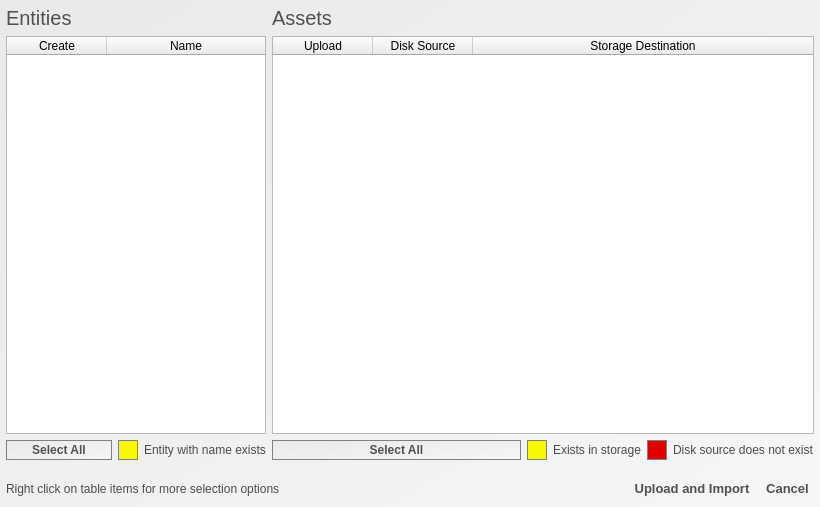
<?xml version="1.0" encoding="UTF-8"?>
<ui version="4.0">
 <class>RocketStorageSceneImportWidget</class>
 <widget class="QWidget" name="RocketStorageSceneImportWidget">
  <property name="geometry">
   <rect>
    <x>0</x>
    <y>0</y>
    <width>820</width>
    <height>507</height>
   </rect>
  </property>
  <property name="windowTitle">
   <string>Scene Importer</string>
  </property>
  <property name="windowIcon">
   <iconset resource="RocketPlugin.qrc">
    <normaloff>:/images/icon-box.png</normaloff>:/images/icon-box.png</iconset>
  </property>
  <property name="styleSheet">
   <string notr="true">QWidget#RocketStorageSceneImportWidget {
	background-color: qlineargradient(spread:pad, x1:0, y1:0, x2:1, y2:1, stop:0 rgba(232, 234, 233, 255), stop:1 rgba(245, 246, 247, 255));
}

QLabel {
	font: 13px &quot;Arial&quot;;
	color: rgb(75, 75, 75);
}

QLabel#labelEntities, #labelAssets {
	color: rgb(80, 80, 80);
	font-family: &quot;Arial&quot;;
	font-size: 20px;
}

QPushButton#buttonImport, #buttonCancel {
	background-color: transparent;
	color: rgb(80, 80, 80);
	border: 1px solid grey;
	border: 0px;
	border-radius: 3px;
	font-family: &quot;Arial&quot;;
	font-size: 13px;
	font-weight: bold;
	min-height: 25px;
	padding-left: 5px;
	padding-right: 5px;
}

QPushButton#buttonImport::hover, #buttonCancel::hover {
	background-color: qlineargradient(spread:pad, x1:0, y1:0, x2:1, y2:1, stop:0 rgba(232, 234, 233, 255), stop:1 rgba(225, 226, 227, 255));
	color: rgb(60, 60, 60);
	border: 1px solid grey;
}

QPushButton#buttonImport::pressed, #buttonCancel::pressed {
	background-color: rgba(200, 200, 200);
	border: 1px solid grey;
}

QPushButton#buttonEntToggleSelection, #buttonAssetToggleSelection {
	background-color: qlineargradient(spread:pad, x1:0, y1:0, x2:1, y2:1, stop:0 rgba(232, 234, 233, 255), stop:1 rgba(245, 246, 247, 255));
	color: rgb(80, 80, 80);
	border: 1px solid grey;
	font-family: &quot;Arial&quot;;
	font-size: 12px;
	font-weight: bold;
	min-height: 18px;
	max-height: 18px;
}

QPushButton#buttonEntToggleSelection::hover, #buttonAssetToggleSelection::hover {
	background-color: qlineargradient(spread:pad, x1:0, y1:0, x2:1, y2:1, stop:0 rgba(232, 234, 233, 255), stop:1 rgba(225, 226, 227, 255));
	color: rgb(60, 60, 60);
}

QPushButton#buttonEntToggleSelection::pressed, #buttonAssetToggleSelection::pressed {
	background-color: rgba(200, 200, 200);
}

QPushButton#buttonMaximize, #buttonMaximize::hover, #buttonMaximize::pressed {
	border: 0px;
}

QLabel#labelEntitiesYellow, #labelAssetsYellow {
	border: 1px solid grey;
	background-color: rgb(248, 248, 0);
}

QLabel#labelAssetsRed {
	border: 1px solid grey;
	background-color: rgb(225, 0, 0);
}

QCheckBox::indicator:unchecked {
	image: url(:/images/icon-unchecked.png);
 }

QCheckBox::indicator:checked {
	image: url(:/images/icon-checked.png);
 }</string>
  </property>
  <layout class="QVBoxLayout" name="verticalLayout">
   <property name="margin">
    <number>6</number>
   </property>
   <item>
    <layout class="QHBoxLayout" name="horizontalLayout">
     <item>
      <layout class="QVBoxLayout" name="layoutEntities">
       <item>
        <widget class="QLabel" name="labelEntities">
         <property name="text">
          <string>Entities</string>
         </property>
        </widget>
       </item>
       <item>
        <widget class="QTableWidget" name="entities">
         <property name="sizePolicy">
          <sizepolicy hsizetype="Fixed" vsizetype="Expanding">
           <horstretch>0</horstretch>
           <verstretch>0</verstretch>
          </sizepolicy>
         </property>
         <property name="minimumSize">
          <size>
           <width>260</width>
           <height>0</height>
          </size>
         </property>
         <property name="selectionMode">
          <enum>QAbstractItemView::NoSelection</enum>
         </property>
         <property name="showGrid">
          <bool>false</bool>
         </property>
         <property name="cornerButtonEnabled">
          <bool>false</bool>
         </property>
         <attribute name="horizontalHeaderStretchLastSection">
          <bool>true</bool>
         </attribute>
         <attribute name="verticalHeaderVisible">
          <bool>false</bool>
         </attribute>
         <attribute name="verticalHeaderDefaultSectionSize">
          <number>20</number>
         </attribute>
         <column>
          <property name="text">
           <string>Create</string>
          </property>
         </column>
         <column>
          <property name="text">
           <string>Name</string>
          </property>
         </column>
        </widget>
       </item>
       <item>
        <layout class="QHBoxLayout" name="horizontalLayout_3">
         <item>
          <widget class="QPushButton" name="buttonEntToggleSelection">
           <property name="text">
            <string>Select All</string>
           </property>
           <property name="icon">
            <iconset resource="RocketPlugin.qrc">
             <normaloff>:/images/icon-unchecked.png</normaloff>:/images/icon-unchecked.png</iconset>
           </property>
           <property name="iconSize">
            <size>
             <width>12</width>
             <height>12</height>
            </size>
           </property>
          </widget>
         </item>
         <item>
          <widget class="QLabel" name="labelEntitiesYellow">
           <property name="minimumSize">
            <size>
             <width>20</width>
             <height>20</height>
            </size>
           </property>
           <property name="maximumSize">
            <size>
             <width>20</width>
             <height>20</height>
            </size>
           </property>
           <property name="toolTip">
            <string>&lt;!DOCTYPE HTML PUBLIC &quot;-//W3C//DTD HTML 4.0//EN&quot; &quot;http://www.w3.org/TR/REC-html40/strict.dtd&quot;&gt;
&lt;html&gt;&lt;head&gt;&lt;meta name=&quot;qrichtext&quot; content=&quot;1&quot; /&gt;&lt;style type=&quot;text/css&quot;&gt;
p, li { white-space: pre-wrap; }
&lt;/style&gt;&lt;/head&gt;&lt;body style=&quot; font-family:'MS Shell Dlg 2'; font-size:8.25pt; font-weight:400; font-style:normal;&quot;&gt;
&lt;p style=&quot; margin-top:0px; margin-bottom:0px; margin-left:0px; margin-right:0px; -qt-block-indent:0; text-indent:0px;&quot;&gt;&lt;span style=&quot; font-size:8pt;&quot;&gt;If a entity line is marked yellow, it means a entity with the same name already exists in the scene. You can still check the create box for it, but note that this will create a new entity and not replace the current one.&lt;/span&gt;&lt;/p&gt;&lt;/body&gt;&lt;/html&gt;</string>
           </property>
           <property name="text">
            <string/>
           </property>
          </widget>
         </item>
         <item>
          <widget class="QLabel" name="labelLegExists">
           <property name="toolTip">
            <string>&lt;!DOCTYPE HTML PUBLIC &quot;-//W3C//DTD HTML 4.0//EN&quot; &quot;http://www.w3.org/TR/REC-html40/strict.dtd&quot;&gt;
&lt;html&gt;&lt;head&gt;&lt;meta name=&quot;qrichtext&quot; content=&quot;1&quot; /&gt;&lt;style type=&quot;text/css&quot;&gt;
p, li { white-space: pre-wrap; }
&lt;/style&gt;&lt;/head&gt;&lt;body style=&quot; font-family:'MS Shell Dlg 2'; font-size:8.25pt; font-weight:400; font-style:normal;&quot;&gt;
&lt;p style=&quot; margin-top:0px; margin-bottom:0px; margin-left:0px; margin-right:0px; -qt-block-indent:0; text-indent:0px;&quot;&gt;&lt;span style=&quot; font-size:8pt;&quot;&gt;If a entity line is marked yellow, it means a entity with the same name already exists in the scene. You can still check the create box for it, but note that this will create a new entity and not replace the current one.&lt;/span&gt;&lt;/p&gt;&lt;/body&gt;&lt;/html&gt;</string>
           </property>
           <property name="text">
            <string>Entity with name exists</string>
           </property>
          </widget>
         </item>
        </layout>
       </item>
      </layout>
     </item>
     <item>
      <layout class="QVBoxLayout" name="layoutAssets">
       <item>
        <layout class="QHBoxLayout" name="horizontalLayout_5">
         <item>
          <widget class="QLabel" name="labelAssets">
           <property name="text">
            <string>Assets</string>
           </property>
          </widget>
         </item>
         <item>
          <widget class="QPushButton" name="buttonMaximize">
           <property name="sizePolicy">
            <sizepolicy hsizetype="Fixed" vsizetype="Fixed">
             <horstretch>0</horstretch>
             <verstretch>0</verstretch>
            </sizepolicy>
           </property>
           <property name="minimumSize">
            <size>
             <width>20</width>
             <height>20</height>
            </size>
           </property>
           <property name="maximumSize">
            <size>
             <width>20</width>
             <height>20</height>
            </size>
           </property>
           <property name="toolTip">
            <string>Maximize</string>
           </property>
           <property name="text">
            <string/>
           </property>
           <property name="icon">
            <iconset resource="RocketPlugin.qrc">
             <normaloff>:/images/icon-maximize.png</normaloff>:/images/icon-maximize.png</iconset>
           </property>
           <property name="iconSize">
            <size>
             <width>16</width>
             <height>16</height>
            </size>
           </property>
           <property name="checkable">
            <bool>true</bool>
           </property>
           <property name="flat">
            <bool>true</bool>
           </property>
          </widget>
         </item>
        </layout>
       </item>
       <item>
        <widget class="QTableWidget" name="assets">
         <property name="selectionMode">
          <enum>QAbstractItemView::NoSelection</enum>
         </property>
         <property name="showGrid">
          <bool>false</bool>
         </property>
         <property name="cornerButtonEnabled">
          <bool>false</bool>
         </property>
         <attribute name="horizontalHeaderVisible">
          <bool>true</bool>
         </attribute>
         <attribute name="horizontalHeaderStretchLastSection">
          <bool>true</bool>
         </attribute>
         <attribute name="verticalHeaderVisible">
          <bool>false</bool>
         </attribute>
         <attribute name="verticalHeaderDefaultSectionSize">
          <number>20</number>
         </attribute>
         <column>
          <property name="text">
           <string>Upload</string>
          </property>
         </column>
         <column>
          <property name="text">
           <string>Disk Source</string>
          </property>
         </column>
         <column>
          <property name="text">
           <string>Storage Destination</string>
          </property>
         </column>
        </widget>
       </item>
       <item>
        <layout class="QHBoxLayout" name="horizontalLayout_4">
         <item>
          <widget class="QPushButton" name="buttonAssetToggleSelection">
           <property name="sizePolicy">
            <sizepolicy hsizetype="Expanding" vsizetype="Fixed">
             <horstretch>0</horstretch>
             <verstretch>0</verstretch>
            </sizepolicy>
           </property>
           <property name="text">
            <string>Select All</string>
           </property>
           <property name="icon">
            <iconset resource="RocketPlugin.qrc">
             <normaloff>:/images/icon-unchecked.png</normaloff>:/images/icon-unchecked.png</iconset>
           </property>
           <property name="iconSize">
            <size>
             <width>12</width>
             <height>12</height>
            </size>
           </property>
          </widget>
         </item>
         <item>
          <widget class="QLabel" name="labelAssetsYellow">
           <property name="minimumSize">
            <size>
             <width>20</width>
             <height>20</height>
            </size>
           </property>
           <property name="maximumSize">
            <size>
             <width>20</width>
             <height>20</height>
            </size>
           </property>
           <property name="toolTip">
            <string>&lt;!DOCTYPE HTML PUBLIC &quot;-//W3C//DTD HTML 4.0//EN&quot; &quot;http://www.w3.org/TR/REC-html40/strict.dtd&quot;&gt;
&lt;html&gt;&lt;head&gt;&lt;meta name=&quot;qrichtext&quot; content=&quot;1&quot; /&gt;&lt;style type=&quot;text/css&quot;&gt;
p, li { white-space: pre-wrap; }
&lt;/style&gt;&lt;/head&gt;&lt;body style=&quot; font-family:'MS Shell Dlg 2'; font-size:8.25pt; font-weight:400; font-style:normal;&quot;&gt;
&lt;p style=&quot; margin-top:0px; margin-bottom:0px; margin-left:0px; margin-right:0px; -qt-block-indent:0; text-indent:0px;&quot;&gt;&lt;span style=&quot; font-size:8pt;&quot;&gt;If a asset line is marked yellow, it means there is already a file &lt;/span&gt;&lt;/p&gt;
&lt;p style=&quot; margin-top:0px; margin-bottom:0px; margin-left:0px; margin-right:0px; -qt-block-indent:0; text-indent:0px;&quot;&gt;&lt;span style=&quot; font-size:8pt;&quot;&gt;with that name in the storage. These items are still selected &lt;/span&gt;&lt;/p&gt;
&lt;p style=&quot; margin-top:0px; margin-bottom:0px; margin-left:0px; margin-right:0px; -qt-block-indent:0; text-indent:0px;&quot;&gt;&lt;span style=&quot; font-size:8pt;&quot;&gt;for upload, the color is there to inform you that the storage file will be overwritten.&lt;/span&gt;&lt;/p&gt;&lt;/body&gt;&lt;/html&gt;</string>
           </property>
           <property name="text">
            <string/>
           </property>
          </widget>
         </item>
         <item>
          <widget class="QLabel" name="labelLegExistsInStorage">
           <property name="sizePolicy">
            <sizepolicy hsizetype="Fixed" vsizetype="Preferred">
             <horstretch>0</horstretch>
             <verstretch>0</verstretch>
            </sizepolicy>
           </property>
           <property name="toolTip">
            <string>&lt;!DOCTYPE HTML PUBLIC &quot;-//W3C//DTD HTML 4.0//EN&quot; &quot;http://www.w3.org/TR/REC-html40/strict.dtd&quot;&gt;
&lt;html&gt;&lt;head&gt;&lt;meta name=&quot;qrichtext&quot; content=&quot;1&quot; /&gt;&lt;style type=&quot;text/css&quot;&gt;
p, li { white-space: pre-wrap; }
&lt;/style&gt;&lt;/head&gt;&lt;body style=&quot; font-family:'MS Shell Dlg 2'; font-size:8.25pt; font-weight:400; font-style:normal;&quot;&gt;
&lt;p style=&quot; margin-top:0px; margin-bottom:0px; margin-left:0px; margin-right:0px; -qt-block-indent:0; text-indent:0px;&quot;&gt;&lt;span style=&quot; font-size:8pt;&quot;&gt;If a asset line is marked yellow, it means there is already a file &lt;/span&gt;&lt;/p&gt;
&lt;p style=&quot; margin-top:0px; margin-bottom:0px; margin-left:0px; margin-right:0px; -qt-block-indent:0; text-indent:0px;&quot;&gt;&lt;span style=&quot; font-size:8pt;&quot;&gt;with that name in the storage. These items are still selected &lt;/span&gt;&lt;/p&gt;
&lt;p style=&quot; margin-top:0px; margin-bottom:0px; margin-left:0px; margin-right:0px; -qt-block-indent:0; text-indent:0px;&quot;&gt;&lt;span style=&quot; font-size:8pt;&quot;&gt;for upload, the color is there to inform you that the storage file will be overwritten.&lt;/span&gt;&lt;/p&gt;&lt;/body&gt;&lt;/html&gt;</string>
           </property>
           <property name="text">
            <string>Exists in storage</string>
           </property>
          </widget>
         </item>
         <item>
          <widget class="QLabel" name="labelAssetsRed">
           <property name="minimumSize">
            <size>
             <width>20</width>
             <height>20</height>
            </size>
           </property>
           <property name="maximumSize">
            <size>
             <width>20</width>
             <height>20</height>
            </size>
           </property>
           <property name="toolTip">
            <string>&lt;!DOCTYPE HTML PUBLIC &quot;-//W3C//DTD HTML 4.0//EN&quot; &quot;http://www.w3.org/TR/REC-html40/strict.dtd&quot;&gt;
&lt;html&gt;&lt;head&gt;&lt;meta name=&quot;qrichtext&quot; content=&quot;1&quot; /&gt;&lt;style type=&quot;text/css&quot;&gt;
p, li { white-space: pre-wrap; }
&lt;/style&gt;&lt;/head&gt;&lt;body style=&quot; font-family:'MS Shell Dlg 2'; font-size:8.25pt; font-weight:400; font-style:normal;&quot;&gt;
&lt;p style=&quot; margin-top:0px; margin-bottom:0px; margin-left:0px; margin-right:0px; -qt-block-indent:0; text-indent:0px;&quot;&gt;&lt;span style=&quot; font-size:8pt;&quot;&gt;If a asset line is marked yellow, it means there is already a &lt;/span&gt;&lt;/p&gt;
&lt;p style=&quot; margin-top:0px; margin-bottom:0px; margin-left:0px; margin-right:0px; -qt-block-indent:0; text-indent:0px;&quot;&gt;&lt;span style=&quot; font-size:8pt;&quot;&gt;file with that name in the storage. These items are still selected &lt;/span&gt;&lt;/p&gt;
&lt;p style=&quot; margin-top:0px; margin-bottom:0px; margin-left:0px; margin-right:0px; -qt-block-indent:0; text-indent:0px;&quot;&gt;&lt;span style=&quot; font-size:8pt;&quot;&gt;for upload, the color is there to inform you that the storage file will be overwritten.&lt;/span&gt;&lt;/p&gt;&lt;/body&gt;&lt;/html&gt;</string>
           </property>
           <property name="text">
            <string/>
           </property>
          </widget>
         </item>
         <item>
          <widget class="QLabel" name="labelLegNotExist">
           <property name="toolTip">
            <string>&lt;!DOCTYPE HTML PUBLIC &quot;-//W3C//DTD HTML 4.0//EN&quot; &quot;http://www.w3.org/TR/REC-html40/strict.dtd&quot;&gt;
&lt;html&gt;&lt;head&gt;&lt;meta name=&quot;qrichtext&quot; content=&quot;1&quot; /&gt;&lt;style type=&quot;text/css&quot;&gt;
p, li { white-space: pre-wrap; }
&lt;/style&gt;&lt;/head&gt;&lt;body style=&quot; font-family:'MS Shell Dlg 2'; font-size:8.25pt; font-weight:400; font-style:normal;&quot;&gt;
&lt;p style=&quot; margin-top:0px; margin-bottom:0px; margin-left:0px; margin-right:0px; -qt-block-indent:0; text-indent:0px;&quot;&gt;&lt;span style=&quot; font-size:8pt;&quot;&gt;If a asset line is marked yellow, it means there is already a &lt;/span&gt;&lt;/p&gt;
&lt;p style=&quot; margin-top:0px; margin-bottom:0px; margin-left:0px; margin-right:0px; -qt-block-indent:0; text-indent:0px;&quot;&gt;&lt;span style=&quot; font-size:8pt;&quot;&gt;file with that name in the storage. These items are still selected &lt;/span&gt;&lt;/p&gt;
&lt;p style=&quot; margin-top:0px; margin-bottom:0px; margin-left:0px; margin-right:0px; -qt-block-indent:0; text-indent:0px;&quot;&gt;&lt;span style=&quot; font-size:8pt;&quot;&gt;for upload, the color is there to inform you that the storage file will be overwritten.&lt;/span&gt;&lt;/p&gt;&lt;/body&gt;&lt;/html&gt;</string>
           </property>
           <property name="text">
            <string>Disk source does not exist</string>
           </property>
          </widget>
         </item>
        </layout>
       </item>
      </layout>
     </item>
    </layout>
   </item>
   <item>
    <spacer name="verticalSpacer">
     <property name="orientation">
      <enum>Qt::Vertical</enum>
     </property>
     <property name="sizeType">
      <enum>QSizePolicy::Fixed</enum>
     </property>
     <property name="sizeHint" stdset="0">
      <size>
       <width>1</width>
       <height>10</height>
      </size>
     </property>
    </spacer>
   </item>
   <item>
    <layout class="QHBoxLayout" name="horizontalLayout_2">
     <property name="topMargin">
      <number>0</number>
     </property>
     <item>
      <widget class="QLabel" name="label">
       <property name="text">
        <string>Right click on table items for more selection options</string>
       </property>
      </widget>
     </item>
     <item>
      <spacer name="horizontalSpacer">
       <property name="orientation">
        <enum>Qt::Horizontal</enum>
       </property>
       <property name="sizeHint" stdset="0">
        <size>
         <width>40</width>
         <height>20</height>
        </size>
       </property>
      </spacer>
     </item>
     <item>
      <widget class="QPushButton" name="buttonImport">
       <property name="text">
        <string>Upload and Import</string>
       </property>
       <property name="icon">
        <iconset resource="RocketPlugin.qrc">
         <normaloff>:/images/icon-check.png</normaloff>:/images/icon-check.png</iconset>
       </property>
       <property name="iconSize">
        <size>
         <width>18</width>
         <height>18</height>
        </size>
       </property>
      </widget>
     </item>
     <item>
      <widget class="QPushButton" name="buttonCancel">
       <property name="text">
        <string>Cancel</string>
       </property>
       <property name="icon">
        <iconset resource="RocketPlugin.qrc">
         <normaloff>:/images/icon-cross.png</normaloff>:/images/icon-cross.png</iconset>
       </property>
       <property name="iconSize">
        <size>
         <width>18</width>
         <height>18</height>
        </size>
       </property>
      </widget>
     </item>
    </layout>
   </item>
  </layout>
 </widget>
 <resources>
  <include location="RocketPlugin.qrc"/>
 </resources>
 <connections/>
</ui>
